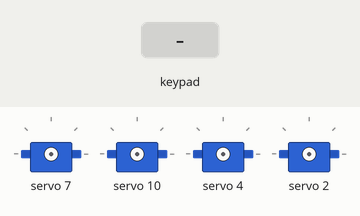
Recording of a sketch running on a simulated ESP32. On the bench: 4 × servo. Inputs (shaded band) come from the test bench. Nothing arrives over Bluetooth unless stated; what the sketch prints to the serial monitor is not drawn.

Above: at 1.2 s.
1.3 s: key 'U' pressed
At 2.1 s:
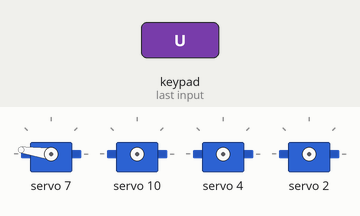
3.2 s: key 'L' pressed
At 4.2 s:
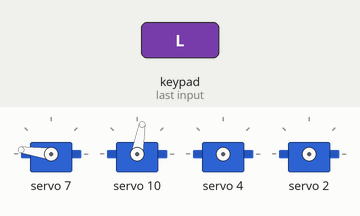
5.1 s: key 'D' pressed
At 5.9 s:
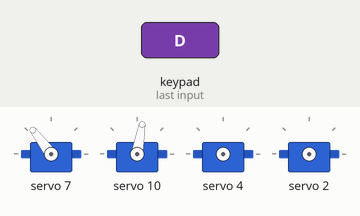
7.0 s: key 'R' pressed
At 7.17 s:
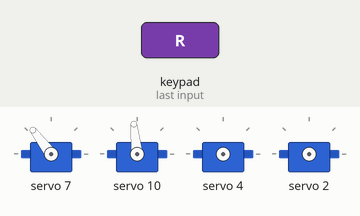
8.9 s: key 'X' pressed
At 10.3 s:
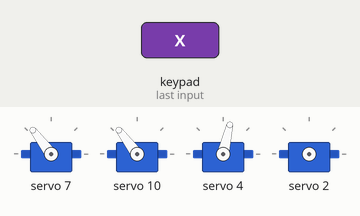
10.8 s: key 'O' pressed
At 12.4 s:
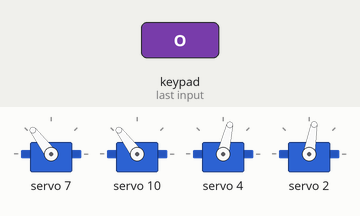
Timing chart, 0 to 13.7 s (numbered marks = the images above; inputs shaded):
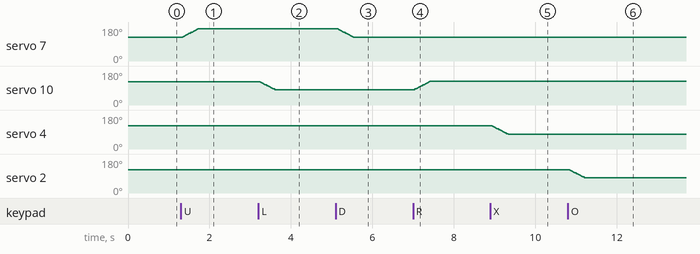

The sketch:

robotic_arm_2.ino
```cpp
#include <Ps3Controller.h>
#include <Adafruit_PWMServoDriver.h>
#include <Wire.h>

Adafruit_PWMServoDriver pwm = Adafruit_PWMServoDriver();

// Servo Configuration - Adjust these based on your mechanical limits!
struct ServoConfig {
  uint8_t channel;
  int min_angle;
  int max_angle;
  int step_size;
  int current_pos;
};

ServoConfig servos[] = {
  // Channel, Min, Max, Step, CurrentPos
  {0,  0, 180, 2, 90},   // Base (MG996)
  {8,  30, 150, 2, 90},    // Arm1 (MG995)
  {10, 20, 160, 2, 90},   // Arm2 (MG996)
  {7,  10, 170, 2, 90},   // Pre-gripper (SG90)
  {2,  0, 180, 2, 90},    // Gripper1 (SG90)
  {4,  0, 180, 2, 90}     // Gripper2 (MG996)
};

// PWM Configuration - Calibrate for your servos!
const int SERVO_FREQ = 50;  // Hz (SG90: 50Hz, MG996: 50Hz)
const int SERVOMIN = 150;   // 0.75ms pulse (150 * 4.88μs = 0.732ms)
const int SERVOMAX = 600;   // 3.0ms pulse (600 * 4.88μs = 2.928ms)

// Control Variables
unsigned long lastUpdate = 0;
const int UPDATE_INTERVAL = 20;  // ms (50Hz)

// PS3 Control Mapping
struct ControllerState {
  int base = 0;
  int arm1 = 0;
  int arm2 = 0;
  int pre_gripper = 0;
  int gripper1 = 0;
  int gripper2 = 0;
} ctrlState;

void updateServo(ServoConfig &servo, int direction) {
  int new_pos = servo.current_pos + (direction * servo.step_size);
  new_pos = constrain(new_pos, servo.min_angle, servo.max_angle);

  if(new_pos != servo.current_pos) {
    servo.current_pos = new_pos;
    pwm.setPWM(servo.channel, 0, map(new_pos, 0, 180, SERVOMIN, SERVOMAX));
  }
}

void notify() {
  // Base Control (L1/R1)
  ctrlState.base = 0;
  if(Ps3.data.button.r1) ctrlState.base = 1;
  if(Ps3.data.button.l1) ctrlState.base = -1;

  // Arm1 Control (L2/R2)
  ctrlState.arm1 = 0;
  if(Ps3.data.button.r2) ctrlState.arm1 = 1;
  if(Ps3.data.button.l2) ctrlState.arm1 = -1;

  // Arm2 Control (Left/Right)
  ctrlState.arm2 = 0;
  if(Ps3.data.button.right) ctrlState.arm2 = 1;
  if(Ps3.data.button.left) ctrlState.arm2 = -1;

  // Pre-gripper Control (Up/Down)
  ctrlState.pre_gripper = 0;
  if(Ps3.data.button.up) ctrlState.pre_gripper = 1;
  if(Ps3.data.button.down) ctrlState.pre_gripper = -1;

  // Gripper Controls (Buttons)
  ctrlState.gripper1 = 0;
  ctrlState.gripper2 = 0;
  if(Ps3.data.button.square) ctrlState.gripper1 = 1;
  if(Ps3.data.button.circle) ctrlState.gripper1 = -1;
  if(Ps3.data.button.triangle) ctrlState.gripper2 = 1;
  if(Ps3.data.button.cross) ctrlState.gripper2 = -1;
}

void onConnect() {
  Serial.println("PS3 Controller Connected!");
}

void setup() {
  Serial.begin(115200);
  Wire.begin();
  Wire.setClock(400000);

  pwm.begin();
  pwm.setPWMFreq(SERVO_FREQ);

  Ps3.attach(notify);
  Ps3.attachOnConnect(onConnect);
  Ps3.begin("44:d8:32:6d:91:c0");
}

void loop() {
  if(millis() - lastUpdate > UPDATE_INTERVAL) {
    // Update all servos
    updateServo(servos[0], ctrlState.base);
    updateServo(servos[1], ctrlState.arm1);
    updateServo(servos[2], ctrlState.arm2);
    updateServo(servos[3], ctrlState.pre_gripper);
    updateServo(servos[4], ctrlState.gripper1);
    updateServo(servos[5], ctrlState.gripper2);

    lastUpdate = millis();
  }

  if(!Ps3.isConnected()) {
    Serial.println("Waiting for controller connection...");
    delay(2000);
  }
}
```

Measured:
- after the input at 1.3 s, servo 7: moves from 127° to 172° over 0.39 s, starting after 0.05 s
- after the input at 3.2 s, servo 10: moves from 122° to 80° over 0.37 s, starting after 0.05 s
- after the input at 5.1 s, servo 7: moves from 172° to 127° over 0.39 s, starting at once
- after the input at 7.0 s, servo 10: moves from 80° to 127° over 0.41 s, starting at once
- after the input at 8.9 s, servo 4: moves from 122° to 77° over 0.39 s, starting after 0.05 s
- after the input at 10.8 s, servo 2: moves from 122° to 80° over 0.37 s, starting after 0.05 s
